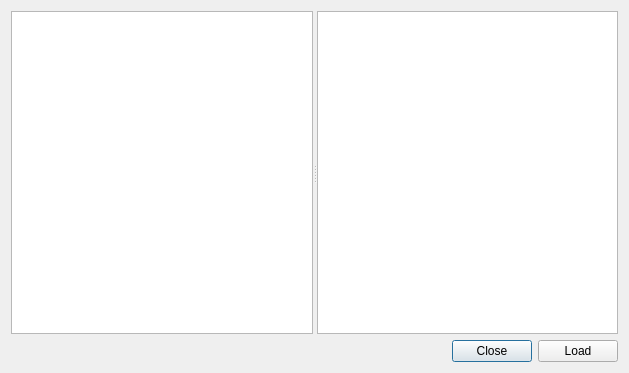
<?xml version="1.0" encoding="UTF-8"?>
<ui version="4.0">
 <class>Dialog</class>
 <widget class="QDialog" name="Dialog">
  <property name="geometry">
   <rect>
    <x>0</x>
    <y>0</y>
    <width>629</width>
    <height>373</height>
   </rect>
  </property>
  <property name="windowTitle">
   <string>Dialog</string>
  </property>
  <layout class="QVBoxLayout" name="verticalLayout_2">
   <item>
    <layout class="QVBoxLayout" name="verticalLayout">
     <item>
      <widget class="QSplitter" name="splitter">
       <property name="orientation">
        <enum>Qt::Horizontal</enum>
       </property>
       <widget class="QListView" name="revisionsList"/>
       <widget class="QTextEdit" name="revisionText">
        <property name="readOnly">
         <bool>true</bool>
        </property>
       </widget>
      </widget>
     </item>
     <item>
      <layout class="QHBoxLayout" name="horizontalLayout">
       <item>
        <spacer name="horizontalSpacer">
         <property name="orientation">
          <enum>Qt::Horizontal</enum>
         </property>
         <property name="sizeHint" stdset="0">
          <size>
           <width>40</width>
           <height>20</height>
          </size>
         </property>
        </spacer>
       </item>
       <item>
        <widget class="QPushButton" name="closeButton">
         <property name="text">
          <string>Close</string>
         </property>
        </widget>
       </item>
       <item>
        <widget class="QPushButton" name="loadButton">
         <property name="text">
          <string>Load</string>
         </property>
        </widget>
       </item>
      </layout>
     </item>
    </layout>
   </item>
  </layout>
 </widget>
 <resources/>
 <connections/>
</ui>
